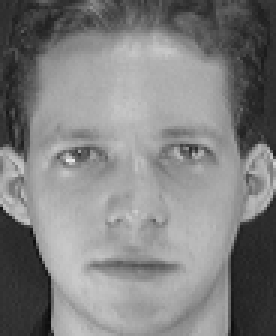
#> input picture faces/1.pgm, 92 x 112 px (shown 3 times larger); its folder holds 4 pictures in this run
$ jupyter execute faceRecognEigen.ipynb
#> lines starting #> are read from the running program, lines starting #| are printed output that depends on the picture
### Project 2: Facial Recognition using Eigenfaces
#### Objective: A conceptual project to understand the Eigenfaces concept.
#### Technique: Load multiple grayscale face images, flatten each into a vector, stack them into a matrix, find the eigenvectors of the covariance matrix, and visualize the top few eigenvectors as "eigenfaces."

##### Step 1: Import Libraries

[cell 1]
import numpy as np
import matplotlib.pyplot as plt
from PIL import Image
import os

# os - Work with folders and files

##### Step 2: Load all grayscale face images from a folder

[cell 2]
folder_path = "faces"

# List of image filenames
# image_names = ['1.pgm','2.pgm','3.pgm','4.pgm','5.pgm','6.pgm','7.pgm','8.pgm','9.pgm','10.pgm']

# # Load each image directly
# for filename in image_names:
#     img = Image.open(filename).convert('L')   # Open image and convert to grayscale
#     img = img.resize((100, 100))              # Resize for uniformity
#     images.append(np.array(img))              # Convert to NumPy array and add to list

# Empty list to store image arrays
images = []

# Load each image directly
for filename in os.listdir(folder_path):
    if filename.endswith(".pgm") or filename.endswith(".jpg") or filename.endswith(".png"):
        img_path = os.path.join(folder_path, filename)   # combine folder + filename - faces\1.pgm
        img = Image.open(img_path).convert('L')          # convert to grayscale
#> img is the input picture: PIL image 92x112 L; min 11, max 234, mean 128.3
        img = img.resize((100, 100))                     # resize for uniformity
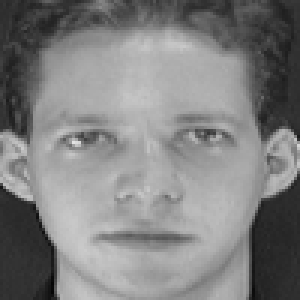
#> img: PIL image 100x100 L (shown 3 times larger); min 6, max 227, mean 128.3
        images.append(np.array(img))
#> pass 2 of the loop `for filename in os.listdir(folder_path):`:
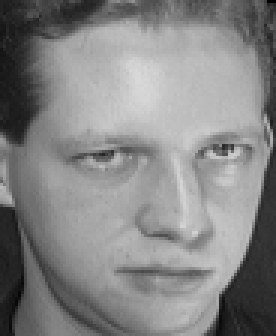
#> input picture faces/10.pgm, 92 x 112 px (shown 3 times larger)
#> img is the input picture: PIL image 92x112 L; min 1, max 217, mean 132.8
#> `img = img.resize((100, 100))`:
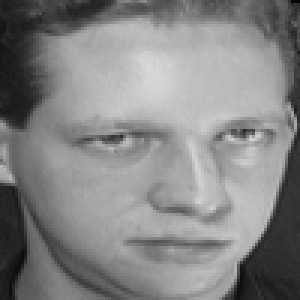
#> img: PIL image 100x100 L (shown 3 times larger); min 3, max 217, mean 132.8
#> pass 3 of the loop `for filename in os.listdir(folder_path):`:
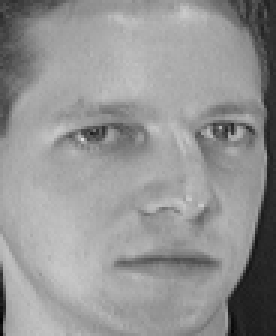
#> input picture faces/2.pgm, 92 x 112 px (shown 3 times larger)
#> img is the input picture: PIL image 92x112 L; min 2, max 223, mean 148
#> `img = img.resize((100, 100))`:
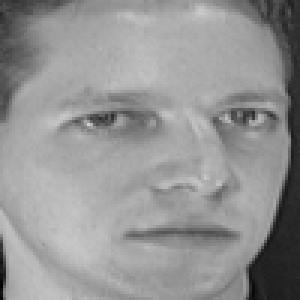
#> img: PIL image 100x100 L (shown 3 times larger); min 0, max 208, mean 148
#> the loop made 4 passes; the first 3 are shown

# Convert to NumPy array
data = np.array([img.flatten() for img in images])
print("Data shape:", data.shape)  # (num_images, 10000)
#| Data shape: (4, 10000)

# .convert('L') → converts to grayscale (1 channel).
# .resize((100, 100)) → makes every image 100×100 pixels so that shapes match.
# Each image is stored as a NumPy array (matrix of pixel values)
# Each image (100×100) is flattened into a 1D vector of length 10,000.
# if you have 10 images, shape = (10, 10000)
# → meaning 10 samples, each having 10,000 pixel features.

##### Step 3: Compute Mean Face and Center Data

[cell 3]
mean_face = np.mean(data, axis=0)
centered_data = data - mean_face  # subtract mean to center data

# The mean face is the average of all faces pixel-by-pixel.
# Subtracting it centers the data around zero
# It removes common features (lighting, background) to highlight variations

##### Step 4: Compute Covariance Matrix and Eigen Decomposition

[cell 4]
cov_matrix = np.cov(centered_data, rowvar=False)
eigenvalues, eigenvectors = np.linalg.eigh(cov_matrix)

# calculate how pixel values vary together → covariance matrix.
# This matrix helps PCA(principal component analysis) find directions (patterns) of maximum variation
# rowvar=False - When doing PCA, we need the covariance matrix to describe relationships between features, not between rows
# Which pixel combinations carry the most information
# Each eigenvector = an Eigenface, a pattern of variation in the faces.
# Each eigenvalue = how important that Eigenface is (variance captured)
# np.linalg.eigh() finds eigenvalues and eigenvectors

# Sort eigenvectors by descending eigenvalues
sorted_indices = np.argsort(eigenvalues)[::-1]
eigenvalues = eigenvalues[sorted_indices]
eigenvectors = eigenvectors[:, sorted_indices]

# PCA finds eigenvectors (directions of most variation).
# Keeps the most important axes (those with largest eigenvalues) first.
# [::-1] → reverses that order to descending
# [:, sorted_indices] - : → means “all rows” (i.e., the full eigenvector values), sorted_indices → selects columns in the new order

# Take top 6 eigenfaces
top_k = 6
top_eigenfaces = eigenvectors[:, :top_k]

# Take only the first 6 eigenvectors
# These top components preserve the most important information —the rest can be discarded to compress the image

##### Step 5: Visualize Mean Face and Eigenfaces

[cell 5]
plt.figure(figsize=(10, 6))

# Mean face
plt.subplot(2, 4, 1) # rows, columns and position
plt.imshow(mean_face.reshape(100, 100), cmap='gray') # .reshape(100, 100) turns it back into a 2D image shape
plt.title("Mean Face")
plt.axis('off')

# These 6 eigenvectors are reshaped back into 100×100 “face-like” patterns
# Each eigenface highlights unique variations (like lighting, smile, nose shape, etc.).

# Top eigenfaces
for i in range(top_k):
    plt.subplot(2, 4, i + 2) # divides your figure into a grid of 2 rows and 4 columns (total 8 plots).
                             # The first position (1) is already used by the Mean Face,so we start from position 2 to plot Eigenface 1
    plt.imshow(top_eigenfaces[:, i].reshape(100, 100), cmap='gray') # .reshape(100, 100) turns it back into a 2D image shape
    plt.title(f"Eigenface {i + 1}") # cmap='gray' displays it in grayscale
    plt.axis('off')
# Loops through the top eigenfaces you selected (6 of them), i goes from 0 to 5 (if top_k = 6).

plt.tight_layout()
plt.show()
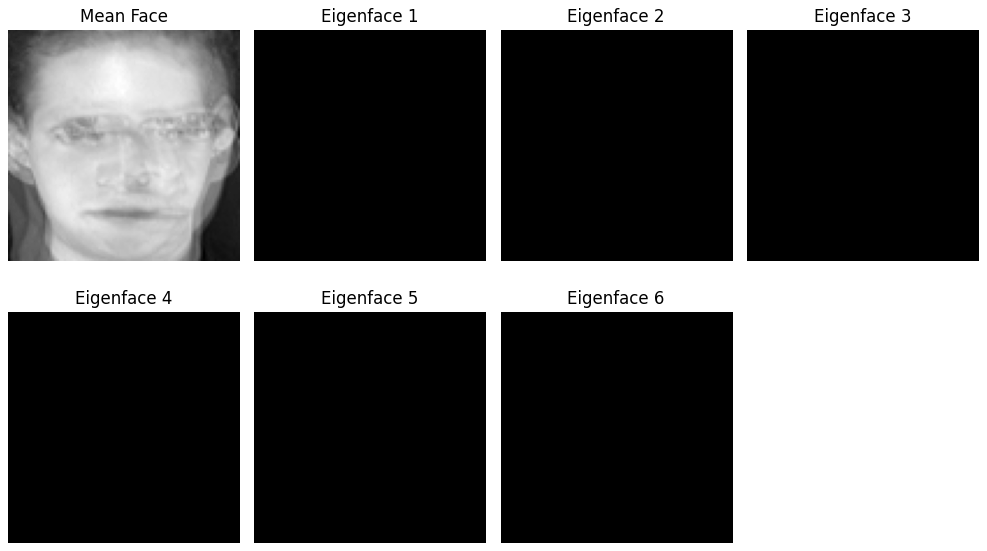
#> figure drawn by matplotlib, 7 panels

##### Step 6: Reconstruct first image using only top K eigenfaces

[cell 6]
weights = centered_data[0] @ top_eigenfaces  # projection
reconstructed = mean_face + weights @ top_eigenfaces.T

# weights - Finds how strongly each eigenface contributes to this face (projection)
# project the first image into the eigenface space (find its weights)
# weights = how much of each eigenface is present in this face
# centered_data[0] → This is one flattened face (say the first one) after mean subtraction-Shape: (10000,)
# top_eigenfaces → Contains the top eigenvectors (the “basis” of our face space).
# Shape: (10000, k) where k = number of eigenfaces (say 6)
# top_eigenfaces - Columns are eigenfaces
# (1 × 10000)  @  (10000 × k)  =  (1 × k) no.of columns in first equal to the no. of rows in the second

#  reconstructed = the face that can be built using the selected eigenfaces
# You’re reversing the projection process
# top_eigenfaces.T - (k × 10000) it transpose for multiplication
# top_eigenfaces.T - Transpose (flip rows ↔ columns) Rows become eigenfaces
# (1 × k)  @  (k × 10000) no.of columns in first equal to the no. of rows in the second

plt.figure(figsize=(8, 4))
plt.subplot(1, 2, 1)
plt.imshow(images[0], cmap='gray')
plt.title("Original Face")
plt.axis('off')

plt.subplot(1, 2, 2)
plt.imshow(reconstructed.reshape(100, 100), cmap='gray')
plt.title("Reconstructed (using top eigenfaces)")
plt.axis('off')

plt.tight_layout()
plt.show()
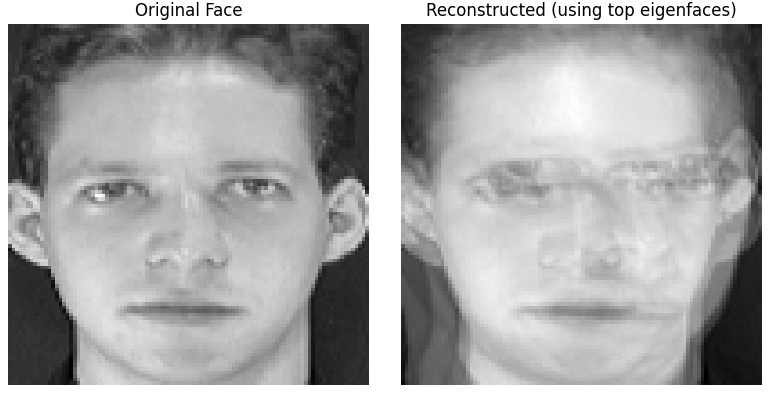
#> figure drawn by matplotlib, 2 panels
